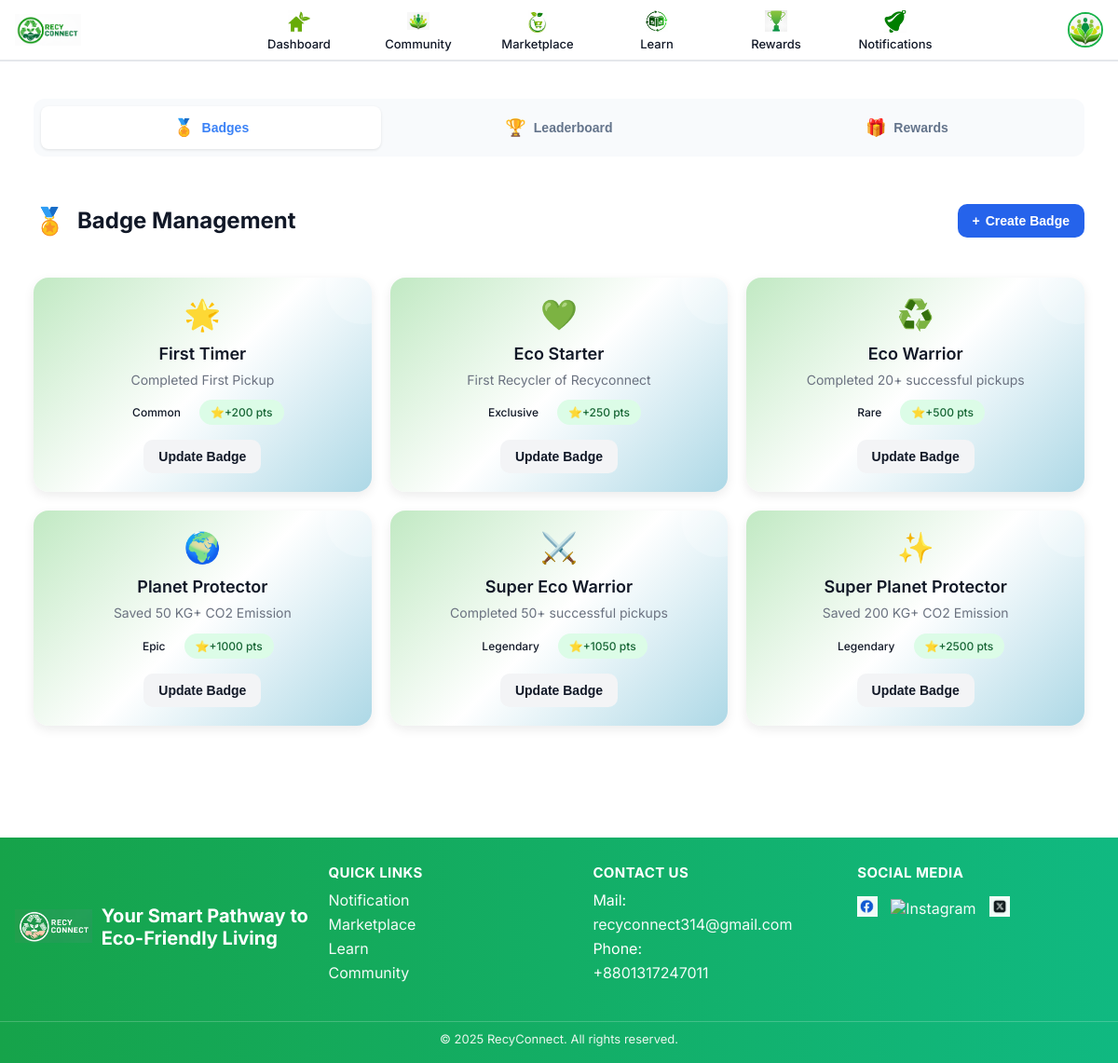
/rewards/admin/ (signed in), run on the app's committed database.
### User/models.py (models this page shows, shortened)
class User(AbstractBaseUser):
    ROLE_CHOICES = [
        ("household", "Household"),
        ("collector", "Collector"),
        ("recycler",  "Recycling Centre"),
        ("buyer",     "Buyer"),
    ]
    class ProductKind(models.TextChoices):
        PLASTIC = "plastic", "Plastic"
        PAPER   = "paper",   "Paper"
        GLASS   = "glass",   "Glass"
        METAL   = "metal",   "Metal"
        E_WASTE = "e_waste", "E-waste"
    email = models.EmailField(unique=True, db_index=True)
    password = models.CharField(max_length=128)
    role = models.CharField(max_length=20, choices=ROLE_CHOICES)
    collector_product = models.CharField(
        max_length=12,
        choices=ProductKind.choices,
        blank=True,
        help_text="Collector only: what type of material you collect.",
    )
    name = models.CharField(max_length=100, blank=True)
    phone = models.CharField(max_length=20, blank=True)
    address = models.CharField(max_length=255, blank=True)
    profile_image = models.ImageField(
        upload_to="user_avatars/%Y/%m/", blank=True, null=True,
        help_text="Upload a clear profile photo.",
    )
    map_url = models.URLField(
        blank=True,
        help_text="Google Maps link to your address.",
    )
    facebook = models.URLField(blank=True)
    instagram = models.URLField(blank=True)
    twitter  = models.URLField(blank=True)
    is_staff = models.BooleanField(default=False)
    is_superuser = models.BooleanField(default=False)
    is_active = models.BooleanField(default=False)
    is_approved = models.BooleanField(default=False)
    approved_at = models.DateTimeField(null=True, blank=True)
    approved_by = models.ForeignKey(
        "self", null=True, blank=True,
        on_delete=models.SET_NULL, related_name="approved_users"
    )
    date_joined = models.DateTimeField(default=timezone.now)
    id_card_image = models.ImageField(
        upload_to="user_ids/%Y/%m/",
        blank=True, null=True,
        help_text="ID/visiting card (required for Collector and Recycling Centre).",
    )
    average_rating = models.FloatField(default=0.0)
    ratings_count  = models.PositiveIntegerField(default=0)
    points = models.PositiveIntegerField(default=0, help_text="Total points available to redeem.")
    total_co2_saved_kg = models.DecimalField(
        max_digits=12, decimal_places=3, default=Decimal("0.000"),
        help_text="Lifetime CO₂ saved (kg).",
    )
    total_pickups = models.PositiveIntegerField(default=0, help_text="Lifetime pickups/recycles.")
    objects = UserManager()
    USERNAME_FIELD = "email"
    REQUIRED_FIELDS = ["role"]
    class Meta:
        ordering = ("-date_joined",)

### Rewards/models.py (models this page shows, shortened)
class Badge(models.Model):
    class Rarity(models.TextChoices):
        COMMON     = "Common", "Common"
        RARE       = "Rare", "Rare"
        EPIC       = "Epic", "Epic"
        LEGENDARY  = "Legendary", "Legendary"
        EXCLUSIVE  = "Exclusive", "Exclusive"
    code = models.SlugField(
        unique=True,
        help_text="Stable code for logic (e.g., first_recycler, pickups_20)"
    )
    name = models.CharField(max_length=80, unique=True)
    description = models.TextField(blank=True)
    emoji = models.CharField(
        max_length=16, blank=True,
        help_text="Emoji or short icon (multi-codepoint supported)"
    )
    rarity = models.CharField(
        max_length=20, choices=Rarity.choices, default=Rarity.COMMON
    )
    points_bonus = models.PositiveIntegerField(
        default=0, help_text="Extra points awarded with this badge"
    )
    created_at = models.DateTimeField(auto_now_add=True)
    class Meta:
        ordering = ("-created_at", "name")

### Rewards/views.py (the view, shortened to what this page needs)
# urls.py: path("admin/",      views.rewards_page, {"role": "admin"},      name="admin"),
@login_required
def rewards_page(request, role: str):
    template = _template_for_role(role)
    ensure_core_badges()
    user = request.user
    overview = {
        "points": user.points,
        "total_co2": user.total_co2_saved_kg,
        "total_pickups": user.total_pickups,
        "recent_badges": UserBadge.objects.filter(user=user)
            .select_related("badge").order_by("-awarded_at")[:6],
    }
    earned_ids = set(
        UserBadge.objects.filter(user=user).values_list("badge_id", flat=True)
    )
    all_badges = Badge.objects.all().order_by("points_bonus", "name")
    top_users = (
        User.objects.filter(points__gt=0)
        .only("id", "name", "email", "role", "points")
        .order_by("-points")[:100]
    )
    items = RewardItem.objects.filter(is_active=True).order_by("cost_points")
    context = {
        "overview": overview,
        "all_badges": all_badges,
        "earned_ids": earned_ids,
        "top_users": top_users,
        "items": items,
        "is_admin": _is_admin(user),
        "admin_badges": all_badges if _is_admin(user) else [],
        "admin_rewards": RewardItem.objects.all().order_by("-is_active", "cost_points")
                        if _is_admin(user) else [],
        "rarity_choices": Badge.Rarity.choices,
    }
    return render(request, template, context)

### Rewards/services.py (called while the page is built)
def _ensure_badge(
    code: str, *, name: str, description: str, emoji: str, rarity: str, points_bonus: int
) -> Badge:
    badge, _ = Badge.objects.get_or_create(
        code=code,
        defaults={
            "name": name,
            "description": description,
            "emoji": emoji,
            "rarity": rarity,
            "points_bonus": points_bonus,
        },
    )
    return badge

def ensure_core_badges() -> None:
    _ensure_badge(
        "first_recycler",
        name="Eco Starter",
        description="First Recycler of Recyconnect",
        emoji="💚",
        rarity=Badge.Rarity.EXCLUSIVE,
        points_bonus=250,
    )
    _ensure_badge(
        "first_timer",
        name="First Timer",
        description="Completed First Pickup",
        emoji="🌟",
        rarity=Badge.Rarity.COMMON,
        points_bonus=100,
    )
    _ensure_badge(
        "pickups_20",
        name="Eco Warrior",
        description="Completed 20+ successful pickups",
        emoji="♻️",
        rarity=Badge.Rarity.RARE,
        points_bonus=300,
    )
    _ensure_badge(
        "CO2_50",
        name="Planet Protector",
        description="Saved 50 KG+ CO2 Emission",
        emoji="🌍",
        rarity=Badge.Rarity.EPIC,
        points_bonus=500,
    )

### Rewards/views.py (called while the page is built)
def _template_for_role(role: str) -> str:
    role = (role or "").lower()
    if role == "collector":
        return "Collector/c_rewards.html"
    if role == "buyer":
        return "Buyer/b_rewards.html"
    if role == "household":
        return "Household/h_rewards.html"
    return "Admin/ad_rewards.html"

def _is_admin(user) -> bool:
    return bool(user and (user.is_staff or user.is_superuser))

### Templates/Admin/ad_rewards.html (shortened to what this page needs)
{% extends "Admin/admin_base.html" %}
{% load static %}
{% block content %}
<div class="admin-container">
  <div class="content-tabs">
    <button class="content-tab active" onclick="showTab('badges')">
      <span class="tab-icon">🏅</span>
      <span>Badges</span>
    </button>
    <button class="content-tab" onclick="showTab('leaderboard')">
      <span class="tab-icon">🏆</span>
      <span>Leaderboard</span>
    </button>
    <button class="content-tab" onclick="showTab('rewards')">
      <span class="tab-icon">🎁</span>
      <span>Rewards</span>
    </button>
  </div>
  <div class="content-section active" id="badges-section">
    <div class="section-header">
      <h2 class="section-title">
        <span class="emoji">🏅</span>
        Badge Management
      </h2>
      <button class="btn btn-secondary" onclick="showWidget('createBadgeWidget')">
        <span>+</span> Create Badge
      </button>
    </div>
    <div class="card-grid">
      {% for b in admin_badges %}
        <div class="card badge-card">
          <div class="emoji">{{ b.emoji }}</div>
          <h3 class="center">{{ b.name }}</h3>
          <div class="muted center">{{ b.description }}</div>
          <div class="center" style="margin-top: 12px; display: flex; justify-content: center; gap: 8px;">
            <span class="pill rarity-{{ b.rarity }}">{{ b.rarity }}</span>
            {% if b.points_bonus %}
              <span class="pill points">⭐+{{ b.points_bonus }} pts</span>
            {% endif %}
          </div>
          <div class="center" style="margin-top: 16px;">
            <button class="btn btn-light" onclick="showWidget('updateBadgeWidget{{ b.id }}')">Update Badge</button>
          </div>
        </div>
      {% empty %}
        <div class="card">
          <div class="muted center" style="padding: 20px;">No badges created yet. Create your first badge to get started!</div>
        </div>
      {% endfor %}
    </div>
  </div>
</div>
{% endblock %}

### Templates/Admin/admin_base.html (shortened to what this page needs)
{% load static %}
<!DOCTYPE html>
<html lang="en">
<head>
</head>
<body>
  {% with url_name=request.resolver_match.url_name|default:'' %}
  <div class="navbar-wrap">
    <nav class="navbar">
      <a class="brand" href="#">
        <img src="{% static 'RecyLogoNew.png' %}" alt="RecyConnect">
      </a>
      <div class="menu">
       <a href="{% url 'adminpanel:dashboard' %}"
           class="{% if url_name == 'dashboard' %}active{% endif %}">
          <img src="{% static 'home.png' %}" alt="Home">
          <span>Dashboard</span>
        </a>
        <a href="{% url 'adminpanel:community' %}"
           class="{% if url_name == 'community' %}active{% endif %}">
          <img src="{% static 'community.png' %}" alt="Community">
          <span>Community</span>
        </a>
       <a href="{% url 'marketplace:admin' %}"
           class="{% if url_name == 'marketplace' %}active{% endif %}">
          <img src="{% static 'cart.png' %}" alt="Marketplace">
          <span>Marketplace</span>
        </a>
        <a href="{% url 'adminpanel:learn' %}"
           class="{% if url_name == 'learn' %}active{% endif %}">
          <img src="{% static 'learn.png' %}" alt="Learn">
          <span>Learn</span>
        </a>
        <a href="{% url 'rewards:admin' %}"
           class="{% if url_name == 'rewards' %}active{% endif %}">
          <img src="{% static 'trophy.png' %}" alt="Rewards">
          <span>Rewards</span>
        </a>
        <a href="{% url 'adminpanel:notifications' %}"
           class="{% if url_name == 'notifications' %}active{% endif %}">
          <img src="{% static 'bell.png' %}" alt="Notifications">
          <span>Notifications</span>
        </a>
      </div>
      <div class="profile">
        <button class="avatar-btn" id="avatarBtn" aria-label="Profile menu">
          {% if request.user.is_authenticated and request.user.profile_image %}
            <img class="avatar" src="{{ request.user.profile_image.url }}" alt="Profile" />
          {% else %}
            <img class="avatar" src="{% static 'icons/avatar-placeholder.png' %}" alt="Profile" />
          {% endif %}
        </button>
      </div>
    </nav>
  </div>
  <main class="container">
    {% block content %}{% endblock %}
  </main>
  <footer class="footer">
    <div class="inner">
      <div class="foot-brand">
        <img src="{% static 'LogoFooter.png' %}" alt="RecyConnect">
        <div><div class="foot-title">Your Smart Pathway to Eco-Friendly Living</div></div>
      </div>
      <div class="foot-col">
        <h4>Quick Links</h4>
        <a href="{% url 'adminpanel:notifications' %}">Notification</a>
        <a href="{% url 'marketplace:admin' %}">Marketplace</a>
        <a href="{% url 'adminpanel:learn' %}">Learn</a>
        <a href="{% url 'adminpanel:community' %}">Community</a>
      </div>
      <div class="foot-col">
        <h4>Contact Us</h4>
        <div>Mail: <a href="mailto:recyconnect314@gmail.com">recyconnect314@gmail.com</a></div>
        <div style="margin-top:6px;">Phone: <a href="tel:+8801317247011">+8801317247011</a></div>
      </div>
      <div class="foot-col">
        <h4>Social Media</h4>
        <div class="social-row">
          <a href="https://facebook.com/" target="_blank" rel="noopener"><img src="{% static 'fb.png' %}" alt="Facebook"></a>
          <a href="https://instagram.com/" target="_blank" rel="noopener"><img src="{% static 'insta.jpeg' %}" alt="Instagram"></a>
          <a href="https://twitter.com/" target="_blank" rel="noopener"><img src="{% static 'X ic.jpg' %}" alt="Twitter/X"></a>
        </div>
      </div>
    </div>
    <div class="copyright">© 2025 RecyConnect. All rights reserved.</div>
  </footer>
  {% endwith %}
</body>
</html>

### Templates/Admin/admin_base.html (style rules this page uses)
:root { --brand:#19b34b; --text:#1f2937; --bg:#ffffff; --nav-h:64px; --gap:36px; --container:1200px; }
* { box-sizing:border-box }
html,body { margin:0;padding:0;font-family:Inter,system-ui,Arial,sans-serif;color:var(--text);background:#fff }
.navbar-wrap { position:sticky; top:0; z-index:50; background:var(--bg); border-bottom:2px solid #e5e7eb; }
.navbar { height:var(--nav-h); max-width:var(--container); margin:0 auto; padding:0 16px; display:flex; align-items:center; justify-content:space-between; gap:16px; }
.brand { display:flex; align-items:center; gap:10px; min-width:120px; }
.brand img { height:34px; width:auto; display:block }
.menu { display:flex; align-items:center; justify-content:center; gap:var(--gap); flex:1; }
.menu a { width:92px; text-decoration:none; color:var(--text); display:flex; flex-direction:column; align-items:center; justify-content:center; gap:6px; padding:6px 4px; border-radius:10px; font-weight:500; text-align:center; transition:transform .15s ease, background .15s ease; }
.menu img { width:24px; height:24px; object-fit:contain; display:block }
.menu span { font-size:13px; line-height:1; }
.profile { position:relative; display:flex; align-items:center; gap:10px; }
.avatar-btn { border:none; background:transparent; padding:0; cursor:pointer; display:grid; place-items:center; }
.avatar { width:38px; height:38px; border-radius:50%; object-fit:cover; border:2px solid var(--brand); }
.container { max-width:var(--container); margin:20px auto; padding:0 16px 60px; }
.footer { margin-top:40px; background:linear-gradient(to right, #16a34a, #10b981); color:#fff; }
.footer .inner { max-width:var(--container); margin:0 auto; padding:28px 16px 36px; display:grid; gap:20px; grid-template-columns: 1.2fr 1fr 1fr 1fr; }
.foot-brand { display:flex; align-items:center; gap:10px; }
.foot-brand img { height:36px; width:auto }
.foot-title { font-size:20px; font-weight:700; margin:6px 0 4px }
.foot-col h4 { margin:0 0 10px; font-size:15px; text-transform:uppercase; letter-spacing:.4px }
.foot-col a { display:block; color:#fff; text-decoration:none; margin:6px 0; opacity:.95 }
.social-row { display:flex; align-items:center; gap:14px; margin-top:6px }
.social-row img { width:22px; height:22px }
.copyright { text-align:center; color:#eaf6ee; font-size:13px; padding:10px 16px 18px; border-top:1px solid rgba(255,255,255,.2); }

### data on the page
User: user.profile_image (picture)
Badge: emoji "🌟", name "First Timer", description "Completed First Pickup", rarity "Common", points_bonus "200"
Badge: emoji "💚", name "Eco Starter", description "First Recycler of Recyconnect", rarity "Exclusive", points_bonus "250"
Badge: emoji "♻️", name "Eco Warrior", description "Completed 20+ successful pickups", rarity "Rare", points_bonus "500"
Badge: emoji "🌍", name "Planet Protector", description "Saved 50 KG+ CO2 Emission", rarity "Epic", points_bonus "1000"
Badge: emoji "⚔️", name "Super Eco Warrior", description "Completed 50+ successful pickups", rarity "Legendary", points_bonus "1050"
Badge: emoji "✨", name "Super Planet Protector", description "Saved 200 KG+ CO2 Emission", rarity "Legendary", points_bonus "2500"
